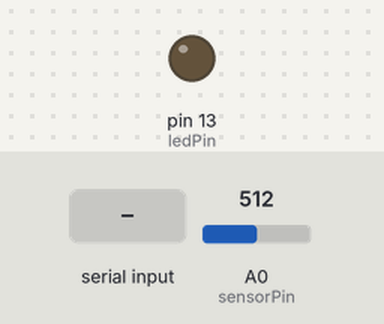
This sketch was run on a simulated Arduino Uno, built with avr-gcc and run on an emulated ATmega328P. On the bench: output pins drawn as LEDs (lit = HIGH). The test bench sets the inputs (shaded band); at power-on: A0 (sensorPin) = 512. What the sketch prints to the serial monitor is not drawn.

Above: at 1.2 s.
1.3 s: byte 1 (1) received over Serial
At 1.9 s:
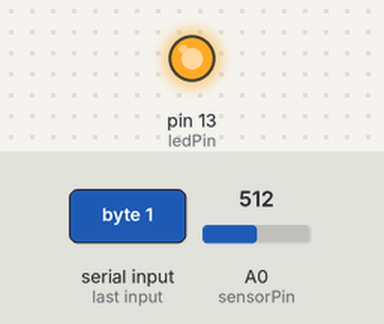
Timing chart, 0 to 4.3 s (numbered marks = the images above; inputs shaded):
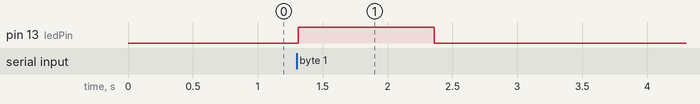

Measured:
- after the input at 1.3 s, pin 13 (ledPin): LOW → HIGH at once, → LOW 1.1 s later

The sketch:

cookiemonster_arduino.ino
```cpp
int sensorPin = A0;    // potentiometer
int ledPin = 13;      // led
int sensorValue = 0;  // value coming from the sensor

void setup() {
  pinMode(ledPin, OUTPUT);
  Serial.begin(9600);
}

void loop() {

  sensorValue = analogRead(sensorPin);

  int input = Serial.read();

  if(input == 1){
  digitalWrite(ledPin, HIGH);
  delay(1000);
  }else{
  digitalWrite(ledPin, LOW);
  }

  Serial.println(analogRead(A0));
  delay(50);
}
```
